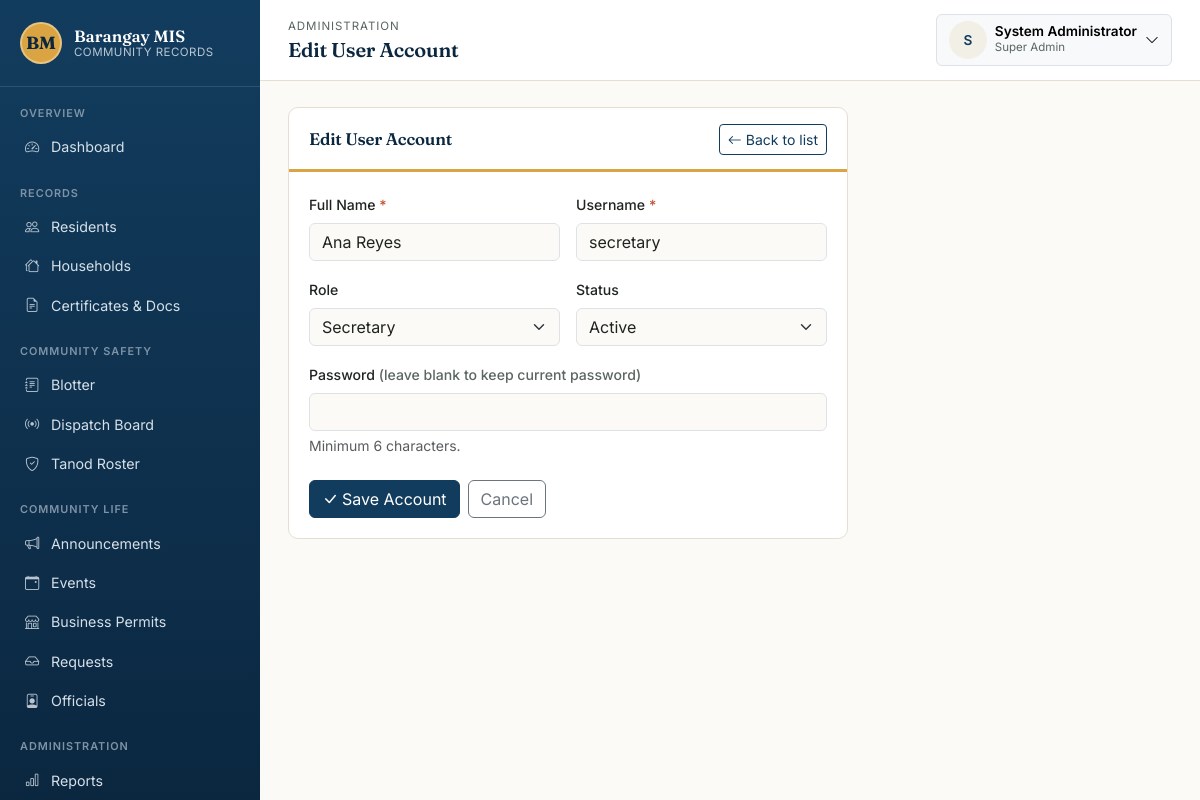
/modules/users/form.php?id=2 (signed in), run on the app's committed database.
### tables this page shows
CREATE TABLE users (
    id            INT AUTO_INCREMENT PRIMARY KEY,
    username      VARCHAR(50)  NOT NULL UNIQUE,
    password      VARCHAR(255) NOT NULL,
    full_name     VARCHAR(150) NOT NULL,
    role          ENUM('super_admin','captain','secretary','staff','tanod') NOT NULL DEFAULT 'staff',
    status        ENUM('active','inactive') NOT NULL DEFAULT 'active',
    created_at    TIMESTAMP NOT NULL DEFAULT CURRENT_TIMESTAMP
);

### includes/functions.php (called while the page is built, shortened)
<?php
function clean(?string $value): string
{
    return htmlspecialchars(trim($value ?? ''), ENT_QUOTES, 'UTF-8');
}

### includes/auth.php (called while the page is built, shortened)
<?php
function role_label(string $role): string
{
    return match ($role) {
        'super_admin' => 'Super Admin',
        'captain'     => 'Barangay Captain',
        'secretary'   => 'Secretary',
        'staff'       => 'Staff/Clerk',
        'tanod'       => 'Tanod',
        default       => ucfirst($role),
    };
}

### modules/users/form.php (the view, shortened to what this page needs)
<?php
require_once __DIR__ . '/../../config.php';
require_once __DIR__ . '/../../includes/auth.php';
require_once __DIR__ . '/../../includes/functions.php';
$id = isset($_GET['id']) ? (int)$_GET['id'] : null;
$user = ['username' => '', 'full_name' => '', 'role' => 'staff', 'status' => 'active'];
if ($id) {
    $stmt = $pdo->prepare('SELECT * FROM users WHERE id = ?');
    $stmt->execute([$id]);
    $found = $stmt->fetch();
    $user = $found;
}
require_once __DIR__ . '/../../includes/header.php';
?>
<div class="panel" style="max-width:560px;">
    <div class="panel-header">
        <h2><?= $id ? 'Edit User Account' : 'Add User Account' ?></h2>
        <a href="<?= BASE_URL ?>/modules/users/list.php" class="btn btn-sm btn-outline-primary"><i class="bi bi-arrow-left me-1"></i>Back to list</a>
    </div>
    <div class="panel-body">
        <form method="post" novalidate>
            <div class="row g-3">
                <div class="col-md-6">
                    <label class="form-label">Full Name <span class="required-mark">*</span></label>
                    <input type="text" name="full_name" class="form-control" required value="<?= clean($user['full_name']) ?>">
                </div>
                <div class="col-md-6">
                    <label class="form-label">Username <span class="required-mark">*</span></label>
                    <input type="text" name="username" class="form-control" required value="<?= clean($user['username']) ?>" autocomplete="off">
                </div>
                <div class="col-md-6">
                    <label class="form-label">Role</label>
                    <select name="role" class="form-select">
                        <?php foreach (ALL_ROLES as $r): ?>
                            <option value="<?= $r ?>" <?= $user['role'] === $r ? 'selected' : '' ?>><?= role_label($r) ?></option>
                        <?php endforeach; ?>
                    </select>
                </div>
                <div class="col-md-6">
                    <label class="form-label">Status</label>
                    <select name="status" class="form-select">
                        <option value="active" <?= $user['status'] === 'active' ? 'selected' : '' ?>>Active</option>
                    </select>
                </div>
                <div class="col-12">
                    <label class="form-label">Password <?= $id ? '<span class="text-soft">(leave blank to keep current password)</span>' : '<span class="required-mark">*</span>' ?></label>
                    <input type="password" name="password" class="form-control" autocomplete="new-password" minlength="6">
                    <div class="form-text">Minimum 6 characters.</div>
                </div>
            </div>
            <div class="mt-4 d-flex gap-2">
                <button type="submit" class="btn btn-primary"><i class="bi bi-check-lg me-1"></i>Save Account</button>
                <a href="<?= BASE_URL ?>/modules/users/list.php" class="btn btn-outline-secondary">Cancel</a>
            </div>
        </form>
    </div>
</div>
<?php require_once __DIR__ . '/../../includes/footer.php'; ?>

### assets/css/style.css (style rules this page uses)
:root { --bagong-blue: #123C5E; --bagong-blue-dark: #0B2740; --bagong-blue-light: #1E5583; --paper: #FBFAF6; --paper-dim: #F2EFE6; --palay-gold: #D9A441; --palay-gold-dark: #B9832F; --adobe: #C1502E; --talahib: #4C7A5E; --ink: #1F2421; --ink-soft: #5B6660; --hairline: #E4DFD1; --font-display: 'Fraunces', Georgia, serif; --font-body: 'Inter', -apple-system, Segoe UI, Roboto, sans-serif; --font-mono: 'JetBrains Mono', SFMono-Regular, Menlo, monospace; --bs-primary: var(--bagong-blue); --bs-body-font-family: var(--font-body); --bs-body-color: var(--ink); --bs-body-bg: var(--paper); }
* { box-sizing: border-box; }
body { background: var(--paper); color: var(--ink); font-family: var(--font-body); }
h1, h2, h3, h4, .display-font { font-family: var(--font-display); font-weight: 600; letter-spacing: -0.01em; color: var(--bagong-blue-dark); }
a { color: var(--bagong-blue); }
.panel { background: #fff; border: 1px solid var(--hairline); border-radius: 10px; margin-bottom: 22px; overflow: hidden; }
.panel-header { display: flex; align-items: center; justify-content: space-between; gap: 12px; padding: 16px 20px 14px; border-bottom: 3px solid var(--palay-gold); flex-wrap: wrap; }
.panel-header h2, .panel-header h3 { margin: 0; font-size: 1.05rem; }
.panel-body { padding: 20px; }
.btn-primary { background: var(--bagong-blue); border-color: var(--bagong-blue); }
.btn-outline-primary { color: var(--bagong-blue); border-color: var(--bagong-blue); }
.text-soft { color: var(--ink-soft); }
.required-mark { color: var(--adobe); }
.form-label { font-weight: 500; font-size: 0.88rem; }

### data on the page
users: full_name "Ana Reyes", username "secretary", status "Active"

### other printed values
$label "Dashboard Residents Households Certificates & Docs Blotter Dispatch Board Tanod Roster Announcements Events Business Permits Requests Officials Reports"
$breadcrumbEyebrow "ADMINISTRATION"
$pageTitle "Edit User Account"
mb_strtoupper(mb_substr(current_full_name() ?: '?', 0, 1)) "S"
current_full_name() "System Administrator"
role_label(current_role()) "Super Admin"
form field role "Secretary"
